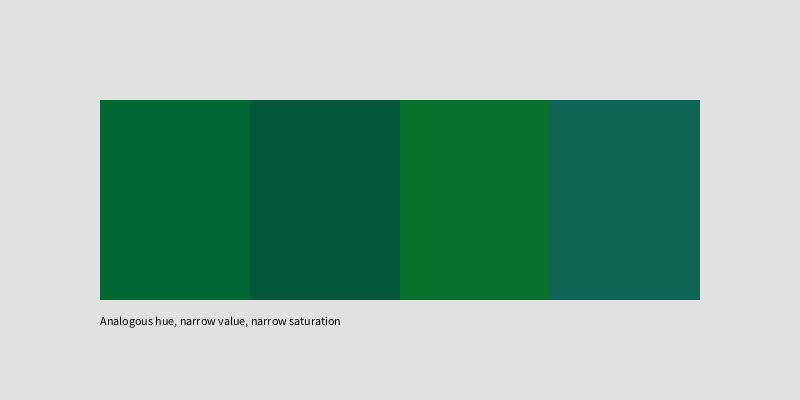
Frame 1 (no input)
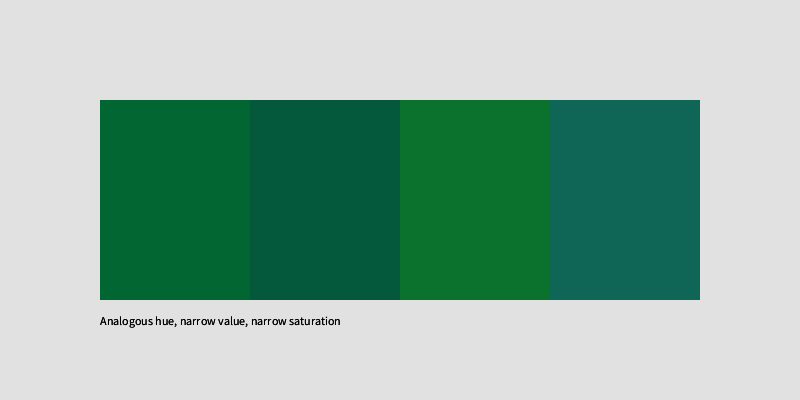
Frame 2 (the mouse pressed at the canvas centre, redrawn once)

The Processing sketch that drew these frames (run headless with seeded random() and noise(); the mouse was pressed at the canvas centre and the sketch redrawn once):

// Processing sketch: Narrow_Narrow_Narrow
// ── Narrow_Narrow_Narrow.pde
void setup() {
  size(800, 400);
  background(225);
  colorMode(HSB, 360, 100, 100);
  noStroke();
  noLoop();
}

void draw() {
  fill(149, 99, 40);
  rect(100, 100, 150, 200);
  fill(160, 95, 35);
  rect(250, 100, 150, 200);
  fill(140, 90, 45);
  rect(400, 100, 150, 200);
  fill(170, 85, 40);
  rect(550, 100, 150, 200);
  fill(0);
  text("Analogous hue, narrow value, narrow saturation", 100, 325);
  save("Narrow_Hue_Narrow_Val_Narrow_Sat.png");  
}
